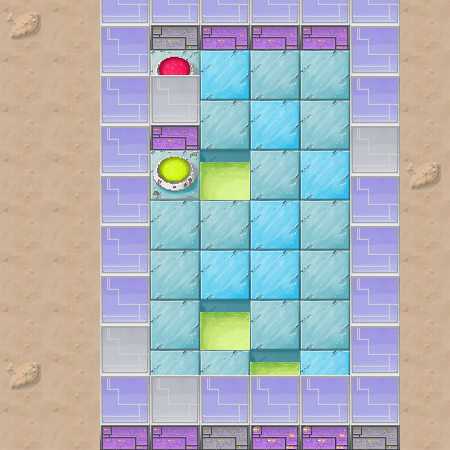

Below is a game level as drawn by its tile map, then a one-line description and the .tmx that defines it (tile-layer data replaced by summaries):
An orthogonal 9x9 tile map with 50x50 px tiles, 3 tile layers (collision, floor, wall), 6 tilesets and 6 objects (2x vent, finish, player, generator, moving_block).

<map version="1.0" orientation="orthogonal" width="9" height="9" tilewidth="50" tileheight="50">
 <tileset firstgid="1" name="floor" tilewidth="50" tileheight="50">
  <image source="../img/floor.png" width="250" height="150" />
 </tileset>
 <tileset firstgid="16" name="walls" tilewidth="50" tileheight="75">
  <image source="../img/walls.png" width="200" height="75" />
 </tileset>
 <tileset firstgid="20" name="collision" tilewidth="50" tileheight="50">
  <image source="../img/collision.png" width="100" height="50" />
  <tile id="0">
   <properties>
    <property name="type" value="solid" />
   </properties>
  </tile>
  <tile id="1">
   <properties>
    <property name="type" value="solid" />
    <property name="water" value="true" />
   </properties>
  </tile>
 </tileset>
 <tileset firstgid="22" name="moving_block" tilewidth="50" tileheight="75">
  <image source="../img/moving_block.png" width="50" height="75" />
 </tileset>
 <tileset firstgid="23" name="generator" tilewidth="50" tileheight="75">
  <image source="../img/generator.png" width="100" height="75" />
 </tileset>
 <tileset firstgid="25" name="trap" tilewidth="50" tileheight="50">
  <image source="../img/trap.png" width="50" height="100" />
 </tileset>
 <layer name="collision" width="9" height="9">
  <data>[81 cells, 32 non-empty, 2 distinct tile ids]</data>
 </layer>
 <layer name="floor" width="9" height="9">
  <data>[81 cells, 65 non-empty, 10 distinct tile ids]</data>
 </layer>
 <objectgroup name="objects" width="9" height="9">
  <object name="finish" x="150" y="150" width="50" height="50" />
  <object name="player" x="150" y="25" width="50" height="75" />
  <object name="generator" x="150" y="325" width="50" height="75">
   <properties>
    <property name="activate" value="id1" />
   </properties>
  </object>
  <object name="moving_block" x="150" y="175" width="50" height="75">
   <properties>
    <property name="direction" value="right" />
    <property name="id" value="id1" />
    <property name="offset" value="3" />
   </properties>
  </object>
 </objectgroup>
 <layer name="wall" width="9" height="9">
  <data>[81 cells, 27 non-empty, 3 distinct tile ids]</data>
 </layer>
 <objectgroup name="vent" width="9" height="9">
  <object name="vent" x="350" y="175" width="50" height="50" />
  <object name="vent" x="100" y="325" width="50" height="50" />
 </objectgroup>
</map>
